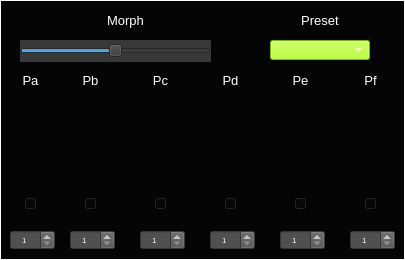
  <widget class="CustomFrame" name="frame_MsoSegments">
   <property name="geometry">
    <rect>
     <x>5</x>
     <y>455</y>
     <width>405</width>
     <height>260</height>
    </rect>
   </property>
   <property name="styleSheet">
    <string notr="true">background-color: rgb(5, 5, 5);
color: rgb(255, 255, 255);</string>
   </property>
   <property name="frameShape">
    <enum>QFrame::Panel</enum>
   </property>
   <property name="frameShadow">
    <enum>QFrame::Plain</enum>
   </property>
   <property name="midLineWidth">
    <number>1</number>
   </property>
   <widget class="QLabel" name="label_109">
    <property name="geometry">
     <rect>
      <x>280</x>
      <y>10</y>
      <width>80</width>
      <height>21</height>
     </rect>
    </property>
    <property name="font">
     <font>
      <pointsize>10</pointsize>
     </font>
    </property>
    <property name="styleSheet">
     <string notr="true">color: rgb(255, 255, 255);</string>
    </property>
    <property name="text">
     <string>Preset</string>
    </property>
    <property name="alignment">
     <set>Qt::AlignCenter</set>
    </property>
   </widget>
   <widget class="QLabel" name="label_214">
    <property name="geometry">
     <rect>
      <x>80</x>
      <y>10</y>
      <width>91</width>
      <height>20</height>
     </rect>
    </property>
    <property name="font">
     <font>
      <pointsize>10</pointsize>
     </font>
    </property>
    <property name="styleSheet">
     <string notr="true">color: rgb(255, 255, 255);</string>
    </property>
    <property name="text">
     <string>Morph</string>
    </property>
    <property name="alignment">
     <set>Qt::AlignCenter</set>
    </property>
   </widget>
   <widget class="QLabel" name="label_215">
    <property name="geometry">
     <rect>
      <x>15</x>
      <y>70</y>
      <width>31</width>
      <height>21</height>
     </rect>
    </property>
    <property name="font">
     <font>
      <pointsize>10</pointsize>
     </font>
    </property>
    <property name="styleSheet">
     <string notr="true">color: rgb(255, 255, 255);</string>
    </property>
    <property name="text">
     <string>Pa</string>
    </property>
    <property name="alignment">
     <set>Qt::AlignCenter</set>
    </property>
   </widget>
   <widget class="CustomSpinBox" name="spinBox_MSOSynth_Pos_a">
    <property name="geometry">
     <rect>
      <x>10</x>
      <y>230</y>
      <width>45</width>
      <height>20</height>
     </rect>
    </property>
    <property name="font">
     <font>
      <pointsize>6</pointsize>
     </font>
    </property>
    <property name="focusPolicy">
     <enum>Qt::NoFocus</enum>
    </property>
    <property name="styleSheet">
     <string notr="true">background-color: rgb(80,80,80);
color: rgb(255, 255, 255);</string>
    </property>
    <property name="alignment">
     <set>Qt::AlignCenter</set>
    </property>
    <property name="readOnly">
     <bool>false</bool>
    </property>
    <property name="accelerated">
     <bool>true</bool>
    </property>
    <property name="minimum">
     <number>1</number>
    </property>
    <property name="maximum">
     <number>2046</number>
    </property>
    <property name="value">
     <number>1</number>
    </property>
   </widget>
   <widget class="CustomVerticalSlider" name="verticalSlider_MSOSynth_Pos_a">
    <property name="geometry">
     <rect>
      <x>20</x>
      <y>100</y>
      <width>22</width>
      <height>111</height>
     </rect>
    </property>
    <property name="minimum">
     <number>1</number>
    </property>
    <property name="maximum">
     <number>2046</number>
    </property>
    <property name="singleStep">
     <number>10</number>
    </property>
    <property name="pageStep">
     <number>100</number>
    </property>
    <property name="orientation">
     <enum>Qt::Vertical</enum>
    </property>
    <property name="tickPosition">
     <enum>QSlider::NoTicks</enum>
    </property>
    <property name="tickInterval">
     <number>10</number>
    </property>
   </widget>
   <widget class="CustomSpinBox" name="spinBox_MSOSynth_Pos_b">
    <property name="geometry">
     <rect>
      <x>70</x>
      <y>230</y>
      <width>45</width>
      <height>20</height>
     </rect>
    </property>
    <property name="font">
     <font>
      <pointsize>6</pointsize>
     </font>
    </property>
    <property name="focusPolicy">
     <enum>Qt::NoFocus</enum>
    </property>
    <property name="styleSheet">
     <string notr="true">background-color: rgb(80,80,80);
color: rgb(255, 255, 255);</string>
    </property>
    <property name="alignment">
     <set>Qt::AlignCenter</set>
    </property>
    <property name="readOnly">
     <bool>false</bool>
    </property>
    <property name="accelerated">
     <bool>true</bool>
    </property>
    <property name="minimum">
     <number>1</number>
    </property>
    <property name="maximum">
     <number>2046</number>
    </property>
    <property name="value">
     <number>1</number>
    </property>
   </widget>
   <widget class="CustomSpinBox" name="spinBox_MSOSynth_Pos_c">
    <property name="geometry">
     <rect>
      <x>140</x>
      <y>230</y>
      <width>45</width>
      <height>20</height>
     </rect>
    </property>
    <property name="font">
     <font>
      <pointsize>6</pointsize>
     </font>
    </property>
    <property name="focusPolicy">
     <enum>Qt::NoFocus</enum>
    </property>
    <property name="styleSheet">
     <string notr="true">background-color: rgb(80,80,80);
color: rgb(255, 255, 255);</string>
    </property>
    <property name="alignment">
     <set>Qt::AlignCenter</set>
    </property>
    <property name="readOnly">
     <bool>false</bool>
    </property>
    <property name="accelerated">
     <bool>true</bool>
    </property>
    <property name="minimum">
     <number>1</number>
    </property>
    <property name="maximum">
     <number>2046</number>
    </property>
    <property name="value">
     <number>1</number>
    </property>
   </widget>
   <widget class="CustomSpinBox" name="spinBox_MSOSynth_Pos_d">
    <property name="geometry">
     <rect>
      <x>210</x>
      <y>230</y>
      <width>45</width>
      <height>20</height>
     </rect>
    </property>
    <property name="font">
     <font>
      <pointsize>6</pointsize>
     </font>
    </property>
    <property name="focusPolicy">
     <enum>Qt::NoFocus</enum>
    </property>
    <property name="styleSheet">
     <string notr="true">background-color: rgb(80,80,80);
color: rgb(255, 255, 255);</string>
    </property>
    <property name="alignment">
     <set>Qt::AlignCenter</set>
    </property>
    <property name="readOnly">
     <bool>false</bool>
    </property>
    <property name="accelerated">
     <bool>true</bool>
    </property>
    <property name="minimum">
     <number>1</number>
    </property>
    <property name="maximum">
     <number>2046</number>
    </property>
    <property name="value">
     <number>1</number>
    </property>
   </widget>
   <widget class="CustomSpinBox" name="spinBox_MSOSynth_Pos_e">
    <property name="geometry">
     <rect>
      <x>280</x>
      <y>230</y>
      <width>45</width>
      <height>20</height>
     </rect>
    </property>
    <property name="font">
     <font>
      <pointsize>6</pointsize>
     </font>
    </property>
    <property name="focusPolicy">
     <enum>Qt::NoFocus</enum>
    </property>
    <property name="styleSheet">
     <string notr="true">background-color: rgb(80,80,80);
color: rgb(255, 255, 255);</string>
    </property>
    <property name="alignment">
     <set>Qt::AlignCenter</set>
    </property>
    <property name="readOnly">
     <bool>false</bool>
    </property>
    <property name="accelerated">
     <bool>true</bool>
    </property>
    <property name="minimum">
     <number>1</number>
    </property>
    <property name="maximum">
     <number>2046</number>
    </property>
    <property name="value">
     <number>1</number>
    </property>
   </widget>
   <widget class="CustomSpinBox" name="spinBox_MSOSynth_Pos_f">
    <property name="geometry">
     <rect>
      <x>350</x>
      <y>230</y>
      <width>45</width>
      <height>20</height>
     </rect>
    </property>
    <property name="font">
     <font>
      <pointsize>6</pointsize>
     </font>
    </property>
    <property name="focusPolicy">
     <enum>Qt::NoFocus</enum>
    </property>
    <property name="styleSheet">
     <string notr="true">background-color: rgb(80,80,80);
color: rgb(255, 255, 255);</string>
    </property>
    <property name="alignment">
     <set>Qt::AlignCenter</set>
    </property>
    <property name="readOnly">
     <bool>false</bool>
    </property>
    <property name="accelerated">
     <bool>true</bool>
    </property>
    <property name="minimum">
     <number>1</number>
    </property>
    <property name="maximum">
     <number>2046</number>
    </property>
    <property name="value">
     <number>1</number>
    </property>
   </widget>
   <widget class="CustomVerticalSlider" name="verticalSlider_MSOSynth_Pos_b">
    <property name="geometry">
     <rect>
      <x>80</x>
      <y>100</y>
      <width>22</width>
      <height>111</height>
     </rect>
    </property>
    <property name="minimum">
     <number>1</number>
    </property>
    <property name="maximum">
     <number>2046</number>
    </property>
    <property name="singleStep">
     <number>10</number>
    </property>
    <property name="pageStep">
     <number>100</number>
    </property>
    <property name="orientation">
     <enum>Qt::Vertical</enum>
    </property>
    <property name="tickPosition">
     <enum>QSlider::NoTicks</enum>
    </property>
    <property name="tickInterval">
     <number>10</number>
    </property>
   </widget>
   <widget class="CustomVerticalSlider" name="verticalSlider_MSOSynth_Pos_c">
    <property name="geometry">
     <rect>
      <x>150</x>
      <y>100</y>
      <width>22</width>
      <height>111</height>
     </rect>
    </property>
    <property name="minimum">
     <number>1</number>
    </property>
    <property name="maximum">
     <number>2046</number>
    </property>
    <property name="singleStep">
     <number>10</number>
    </property>
    <property name="pageStep">
     <number>100</number>
    </property>
    <property name="orientation">
     <enum>Qt::Vertical</enum>
    </property>
    <property name="tickPosition">
     <enum>QSlider::NoTicks</enum>
    </property>
    <property name="tickInterval">
     <number>10</number>
    </property>
   </widget>
   <widget class="CustomVerticalSlider" name="verticalSlider_MSOSynth_Pos_d">
    <property name="geometry">
     <rect>
      <x>220</x>
      <y>100</y>
      <width>22</width>
      <height>111</height>
     </rect>
    </property>
    <property name="minimum">
     <number>1</number>
    </property>
    <property name="maximum">
     <number>2046</number>
    </property>
    <property name="singleStep">
     <number>10</number>
    </property>
    <property name="pageStep">
     <number>100</number>
    </property>
    <property name="orientation">
     <enum>Qt::Vertical</enum>
    </property>
    <property name="tickPosition">
     <enum>QSlider::NoTicks</enum>
    </property>
    <property name="tickInterval">
     <number>10</number>
    </property>
   </widget>
   <widget class="CustomVerticalSlider" name="verticalSlider_MSOSynth_Pos_e">
    <property name="geometry">
     <rect>
      <x>290</x>
      <y>100</y>
      <width>22</width>
      <height>111</height>
     </rect>
    </property>
    <property name="minimum">
     <number>1</number>
    </property>
    <property name="maximum">
     <number>2046</number>
    </property>
    <property name="singleStep">
     <number>10</number>
    </property>
    <property name="pageStep">
     <number>100</number>
    </property>
    <property name="orientation">
     <enum>Qt::Vertical</enum>
    </property>
    <property name="tickPosition">
     <enum>QSlider::NoTicks</enum>
    </property>
    <property name="tickInterval">
     <number>10</number>
    </property>
   </widget>
   <widget class="CustomVerticalSlider" name="verticalSlider_MSOSynth_Pos_f">
    <property name="geometry">
     <rect>
      <x>360</x>
      <y>100</y>
      <width>22</width>
      <height>111</height>
     </rect>
    </property>
    <property name="minimum">
     <number>1</number>
    </property>
    <property name="maximum">
     <number>2046</number>
    </property>
    <property name="singleStep">
     <number>10</number>
    </property>
    <property name="pageStep">
     <number>100</number>
    </property>
    <property name="orientation">
     <enum>Qt::Vertical</enum>
    </property>
    <property name="tickPosition">
     <enum>QSlider::NoTicks</enum>
    </property>
    <property name="tickInterval">
     <number>10</number>
    </property>
   </widget>
   <widget class="QLabel" name="label_216">
    <property name="geometry">
     <rect>
      <x>75</x>
      <y>70</y>
      <width>31</width>
      <height>21</height>
     </rect>
    </property>
    <property name="font">
     <font>
      <pointsize>10</pointsize>
     </font>
    </property>
    <property name="styleSheet">
     <string notr="true">color: rgb(255, 255, 255);</string>
    </property>
    <property name="text">
     <string>Pb</string>
    </property>
    <property name="alignment">
     <set>Qt::AlignCenter</set>
    </property>
   </widget>
   <widget class="QLabel" name="label_217">
    <property name="geometry">
     <rect>
      <x>145</x>
      <y>70</y>
      <width>31</width>
      <height>21</height>
     </rect>
    </property>
    <property name="font">
     <font>
      <pointsize>10</pointsize>
     </font>
    </property>
    <property name="styleSheet">
     <string notr="true">color: rgb(255, 255, 255);</string>
    </property>
    <property name="text">
     <string>Pc</string>
    </property>
    <property name="alignment">
     <set>Qt::AlignCenter</set>
    </property>
   </widget>
   <widget class="QLabel" name="label_218">
    <property name="geometry">
     <rect>
      <x>215</x>
      <y>70</y>
      <width>31</width>
      <height>21</height>
     </rect>
    </property>
    <property name="font">
     <font>
      <pointsize>10</pointsize>
     </font>
    </property>
    <property name="styleSheet">
     <string notr="true">color: rgb(255, 255, 255);</string>
    </property>
    <property name="text">
     <string>Pd</string>
    </property>
    <property name="alignment">
     <set>Qt::AlignCenter</set>
    </property>
   </widget>
   <widget class="QLabel" name="label_219">
    <property name="geometry">
     <rect>
      <x>285</x>
      <y>70</y>
      <width>31</width>
      <height>21</height>
     </rect>
    </property>
    <property name="font">
     <font>
      <pointsize>10</pointsize>
     </font>
    </property>
    <property name="styleSheet">
     <string notr="true">color: rgb(255, 255, 255);</string>
    </property>
    <property name="text">
     <string>Pe</string>
    </property>
    <property name="alignment">
     <set>Qt::AlignCenter</set>
    </property>
   </widget>
   <widget class="QLabel" name="label_220">
    <property name="geometry">
     <rect>
      <x>355</x>
      <y>70</y>
      <width>31</width>
      <height>21</height>
     </rect>
    </property>
    <property name="font">
     <font>
      <pointsize>10</pointsize>
     </font>
    </property>
    <property name="styleSheet">
     <string notr="true">color: rgb(255, 255, 255);</string>
    </property>
    <property name="text">
     <string>Pf</string>
    </property>
    <property name="alignment">
     <set>Qt::AlignCenter</set>
    </property>
   </widget>
   <widget class="CustomComboBox" name="comboBox_MsoSynthPreset">
    <property name="geometry">
     <rect>
      <x>270</x>
      <y>40</y>
      <width>100</width>
      <height>20</height>
     </rect>
    </property>
    <property name="font">
     <font>
      <pointsize>8</pointsize>
     </font>
    </property>
    <property name="focusPolicy">
     <enum>Qt::NoFocus</enum>
    </property>
    <property name="styleSheet">
     <string notr="true">selection-background-color: rgb(255, 0, 0);
border-color: rgb(0, 0, 0);
background-color: rgb(170, 255, 0);
</string>
    </property>
    <property name="currentText">
     <string/>
    </property>
    <property name="currentIndex">
     <number>-1</number>
    </property>
    <property name="maxVisibleItems">
     <number>4</number>
    </property>
   </widget>
   <widget class="CustomHorizontalSlider" name="horizontalSlider_MsoSynthMorph">
    <property name="geometry">
     <rect>
      <x>20</x>
      <y>40</y>
      <width>191</width>
      <height>22</height>
     </rect>
    </property>
    <property name="focusPolicy">
     <enum>Qt::NoFocus</enum>
    </property>
    <property name="styleSheet">
     <string notr="true">background-color: rgb(56, 56, 56);</string>
    </property>
    <property name="minimum">
     <number>5</number>
    </property>
    <property name="maximum">
     <number>95</number>
    </property>
    <property name="value">
     <number>50</number>
    </property>
    <property name="orientation">
     <enum>Qt::Horizontal</enum>
    </property>
   </widget>
  </widget>
